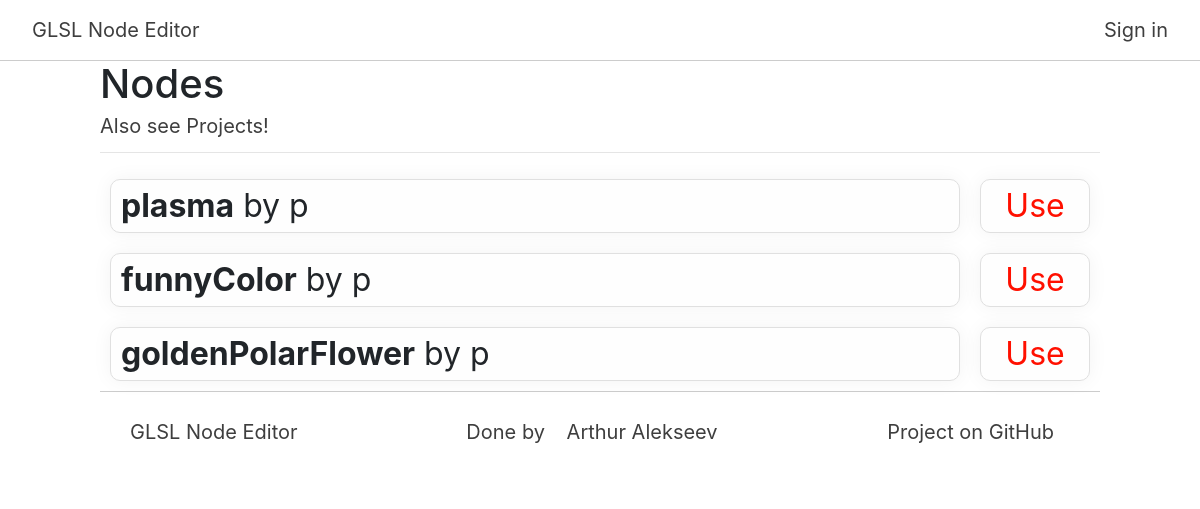
/explore/nodes, run on an earlier commit of the app's database.
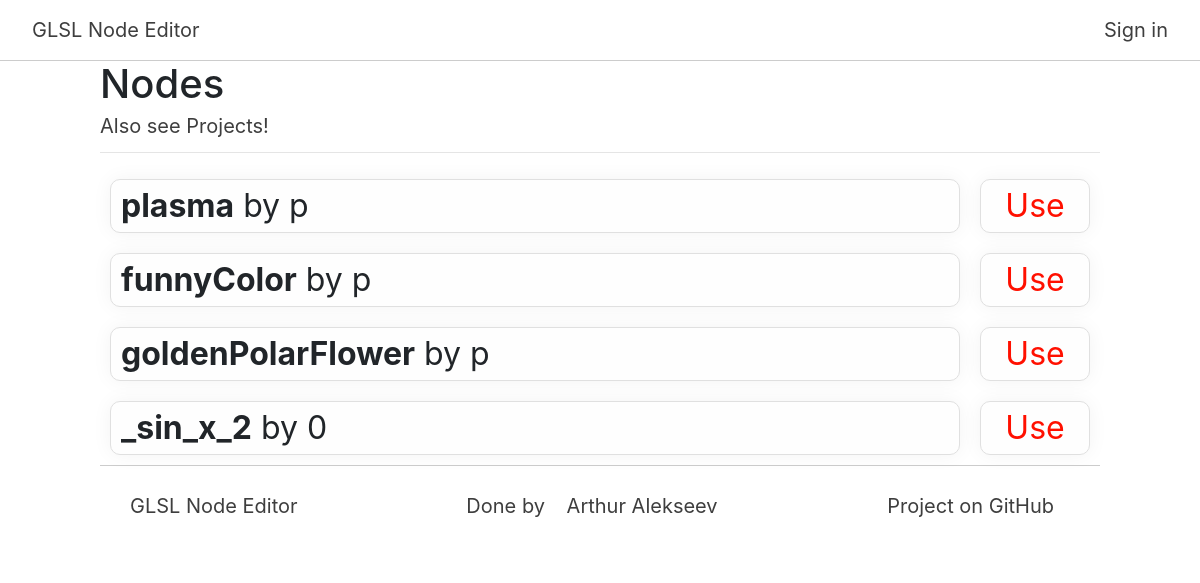
And on a later commit of the database.
### db/models/nodes_model.py (models this page shows)
class NodeModel(SqlAlchemyBase):
    __tablename__ = 'nodes'
    id = sqlalchemy.Column(sqlalchemy.Integer, primary_key=True, autoincrement=True)
    json_code = sqlalchemy.Column(sqlalchemy.String, nullable=True)
    author_id = sqlalchemy.Column(sqlalchemy.Integer, sqlalchemy.ForeignKey("users.id"))
    name = sqlalchemy.Column(sqlalchemy.String, nullable=True)
    description = sqlalchemy.Column(sqlalchemy.String, nullable=True)
    user = orm.relation('UserModel')

### db/models/user_model.py (models this page shows, shortened)
class UserModel(SqlAlchemyBase, UserMixin):
    __tablename__ = 'users'
    id = sqlalchemy.Column(sqlalchemy.Integer,
                           primary_key=True, autoincrement=True)
    name = sqlalchemy.Column(sqlalchemy.String(15), unique=True)
    email = sqlalchemy.Column(sqlalchemy.String, unique=True)
    hashed_password = sqlalchemy.Column(sqlalchemy.String)
    create_date = sqlalchemy.Column(sqlalchemy.DateTime, default=datetime.datetime.now)
    used_nodes = sqlalchemy.Column(sqlalchemy.String, default="")
    nodes = orm.relation("NodeModel", back_populates='user')
    projects = orm.relation("ProjectModel", back_populates='user')

### app.py (the view)
@app.route('/explore/nodes')
def explore_page_nodes():
    session = db_session.create_session()
    nodes = session.query(Node)
    return render_template("explore_nodes.html", nodes=nodes)

### db/db_session.py (called while the page is built)
def create_session() -> Session:
    global __factory
    return __factory()

### templates/explore_nodes.html (shortened to what this page needs)
{% extends "base.html" %}
{% block content %}
    <link rel="stylesheet" href="/static/nodes/css/styles.css">
    <div class="p-title">
        <h1> Nodes </h1>
        <a style="padding-left: 0" href="/">Also see Projects!</a>
    </div>
    <hr>
    <div class="explore">
        {% for node in nodes %}
            <div class="node-c">
            <div class="node" onclick="document.location = '/node/{{ node.id }}'">
                <div class="node-data">
                    <span> <b>{{ node.name }}</b> by {{ node.user.name }}</span>
                </div>
            </div>
            {% if (node.id|string) in (current_user.used_nodes|string) %}
                <div class="used" onmousedown="addNodeAjaxWID({{ node.id }}, changeStyle, this)">
            {% else %}
                <div class="unused" onmousedown="addNodeAjaxWID({{ node.id }}, changeStyle, this)">
            {% endif %}
        {% if (node.id|string) in (current_user.used_nodes|string) %}
            <span> Used </span>
        {% else %}
            <span> Use </span>
        {% endif %}
        </div>
        </div>
        {% endfor %}
        </div>
{% endblock %}

### templates/base.html (shortened to what this page needs)
<!DOCTYPE html>
<html lang="en">
<head>
    <link rel="stylesheet"
          href="https://stackpath.bootstrapcdn.com/bootstrap/4.4.1/css/bootstrap.min.css"
>
    <link rel="stylesheet" href="/static/base/css/base.css">
</head>
<body>
<div id="page-c">
<header>
    <div class="navbar">
        <div class="title">
            <a href="/"> GLSL Node Editor </a>
        </div>
        <div class="inner-bar">
            {% if current_user.is_authenticated %}
                <a>Hi, {{ current_user.name }}! </a>
                <a href="/project"> Projects </a>
                <a href="/node"> Nodes </a>
                <a href="/logout"> Logout </a>
            {% else %}
                <a href="/login"> Sign in </a>
            {% endif %}
        </div>
    </div>
</header>
<div class="main-content">
    {% block content %} {% endblock %}
<footer>
    <div class="ftr">
        <span>GLSL Node Editor</span>
        <span style="text-align: center">Done by <a href="https://github.com/arthur100500">Arthur Alekseev</a> </span>
        <span style="text-align: end"><a href="https://github.com/arthur100500/glsl-node-editor">Project on GitHub</a></span>
    </div>
</footer>
</div>
</div>
</body>
</html>

### static/base/css/base.css (style rules this page uses)
body { margin: 0; line-height: 1.0; position: relative; }
.navbar { font-family: -apple-system, BlinkMacSystemFont, "Segoe UI", Roboto, "Helvetica Neue", Arial, "Noto Sans", sans-serif, "Apple Color Emoji", "Segoe UI Emoji", "Segoe UI Symbol", "Noto Color Emoji"; display: grid; grid-template-columns: 1fr 3fr; height: 60px; box-shadow: 0 1px 0 rgba(0, 0, 0, 0.2); z-index: 11; position: absolute; width: 100%; background-color: #ffffff; }
.title { text-align: left; }
.inner-bar { text-align: right; }
.main-content { top: 60px; position: relative; height: 100vh; }
a { padding: 14px 16px; margin-top: 10px; text-decoration: none; color: #3e3e3e; font-size: 20px; }
.ftr { border-top: 1px solid rgba(0, 0, 0, 0.2); height: 90px; margin-top: auto; box-sizing: inherit; display: grid; grid-template-columns: 1fr 1fr 1fr; }
.ftr span { margin: 30px; color: #3e3e3e; font-size: 20px; }

### static/nodes/css/styles.css (style rules this page uses)
.main-content { width: 1000px; margin: auto; }
.node { margin: 10px; padding: 10px; display: grid; grid-template-columns: 1fr 250px; border-radius: 10px; border: 1px solid #e0e0e0; background-color: #fefefe; box-shadow: 0 0 20px rgba(0, 0, 0, 0.05); transition: background-color ease-in-out 60ms; }
.node-data { font-family: -apple-system, BlinkMacSystemFont, "Segoe UI", Roboto, "Helvetica Neue", Arial, "Noto Sans", sans-serif, "Apple Color Emoji", "Segoe UI Emoji", "Segoe UI Symbol", "Noto Color Emoji"; display: inherit; font-size: 200%; }
.unused { font-family: -apple-system, BlinkMacSystemFont, "Segoe UI", Roboto, "Helvetica Neue", Arial, "Noto Sans", sans-serif, "Apple Color Emoji", "Segoe UI Emoji", "Segoe UI Symbol", "Noto Color Emoji"; display: inherit; font-size: 200%; color: #ff1000; -webkit-user-select: none; -moz-user-select: none; -ms-user-select: none; user-select: none; margin: 10px; padding: 10px; border-radius: 10px; border: 1px solid #e0e0e0; background-color: #fefefe; box-shadow: 0 0 20px rgba(0, 0, 0, 0.05); text-align: center; transition: background-color ease-in-out 200ms, color ease-in-out 200ms; }
.node-c { display: grid; grid-template-columns: 1fr 130px; }

What changed in the data, as far as the page shows it:
added NodeModel: name "_sin_x_2", user.name "0", shows "Use"
